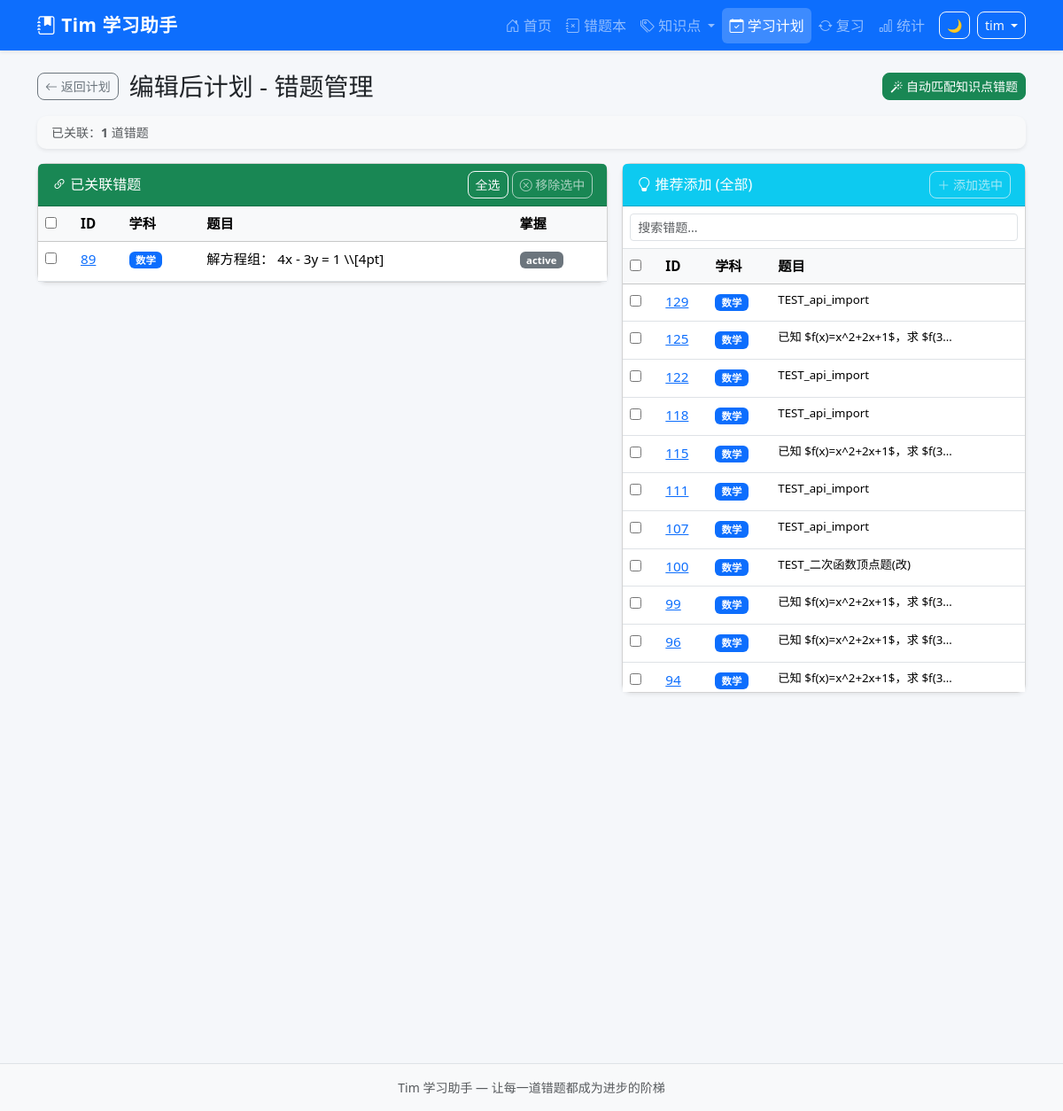
/study-plans/9/mistakes (signed in), run on an earlier commit of the app's database.
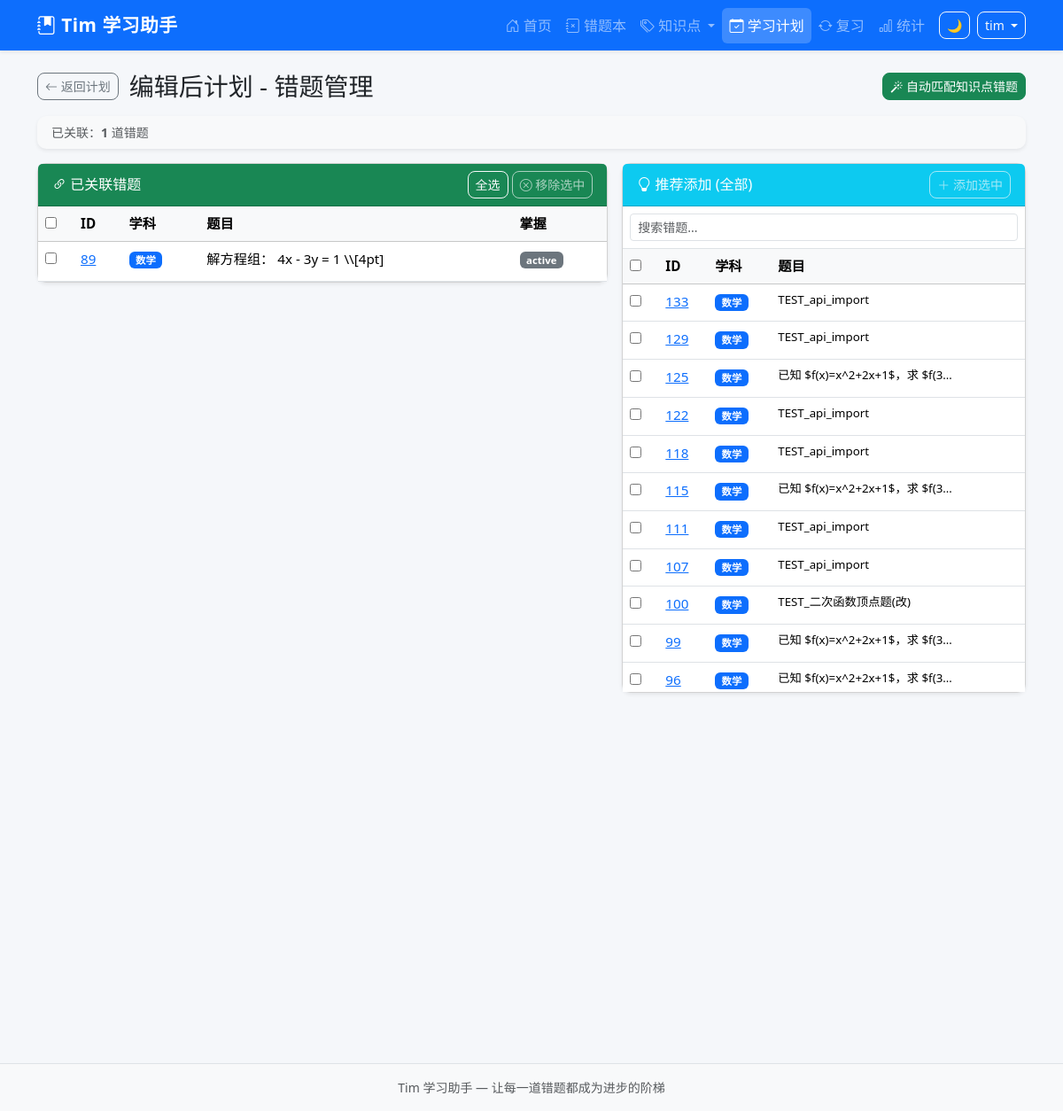
And on a later commit of the database.
### tables this page shows
CREATE TABLE mistake_records (
            id INTEGER PRIMARY KEY AUTOINCREMENT,
            uuid TEXT NOT NULL,
            sys_platform TEXT NOT NULL DEFAULT 'web',
            bstudio_create_time TIMESTAMP DEFAULT CURRENT_TIMESTAMP,
            xueke TEXT NOT NULL,
            timu TEXT NOT NULL,
            xueshengdaan TEXT DEFAULT '',
            zhengquedaan TEXT DEFAULT '',
            cuowufenxi TEXT DEFAULT '',
            zhishidian TEXT DEFAULT '',
            difficulty INTEGER DEFAULT 1,
            review_count INTEGER DEFAULT 0,
            last_review_at TIMESTAMP,
            next_review_at TIMESTAMP,
            review_stage INTEGER DEFAULT 0,
            review_algorithm TEXT DEFAULT 'sm2',
            status TEXT DEFAULT 'active',
            updated_at TIMESTAMP DEFAULT CURRENT_TIMESTAMP
        , voice_data TEXT DEFAULT '');

### app.py (the view, shortened to what this page needs)
@app.route('/study-plans/<int:plan_id>/mistakes')
@login_required
def plan_mistakes(plan_id):
    plan = query_db('SELECT * FROM study_plans WHERE id=?', (plan_id,), one=True)
    if not plan:
        flash('计划不存在', 'danger')
        return redirect(url_for('study_plans'))
    linked = query_db(
        '''SELECT mr.* FROM mistake_records mr
           JOIN plan_mistakes pm ON mr.id = pm.mistake_id
           WHERE pm.plan_id = ? AND 1=1
           ORDER BY mr.bstudio_create_time DESC''',
        (plan_id,)
    )
    linked = rows_to_dicts(linked)
    for q in linked:
        q['timu_plain'] = strip_latex(q['timu'])
    suggested = []
    if plan['zhishidian']:
        suggested = query_db(
            '''SELECT mr.* FROM mistake_records mr
               WHERE mr.zhishidian LIKE ? AND 1=1
               AND mr.id NOT IN (SELECT mistake_id FROM plan_mistakes WHERE plan_id=?)
               ORDER BY mr.bstudio_create_time DESC LIMIT 20''',
            ('%' + plan['zhishidian'] + '%', plan_id)
        )
    else:
        suggested = query_db(
            '''SELECT mr.* FROM mistake_records mr
               WHERE 1=1
               AND mr.id NOT IN (SELECT mistake_id FROM plan_mistakes WHERE plan_id=?)
               ORDER BY mr.bstudio_create_time DESC LIMIT 20''',
            (plan_id,)
        )
    suggested = rows_to_dicts(suggested)
    for q in suggested:
        q['timu_plain'] = strip_latex(q['timu'])
    resp = make_response(render_template('plan_mistakes.html',
        plan=plan, linked=linked, suggested=suggested,
        subjects=Config.get_subjects()))
    return set_uuid_cookie(resp, g.user_uuid)

### app.py (called while the page is built, shortened)
@app.after_request
def add_security_headers(resp):
    resp.headers['X-Frame-Options'] = 'DENY'
    resp.headers['X-Content-Type-Options'] = 'nosniff'
    resp.headers['Referrer-Policy'] = 'strict-origin-when-cross-origin'
    return resp

@app.before_request
def csrf_check():
    if 'csrf_token' not in session:
        session['csrf_token'] = str(uuid_mod.uuid4())
    if request.method in ('GET', 'HEAD', 'OPTIONS'):
        return

def login_required(f):
    @wraps(f)
    def decorated(*a, **kw):
        if 'user_id' not in session:
            return redirect(url_for('login', next=request.path))
        return f(*a, **kw)
    return decorated

@app.before_request
def before_request():
    g.user_uuid = get_or_create_uuid()
    g.username = session.get('username', '')

### config.py (called while the page is built)
    @staticmethod
    def get_subjects():
        try:
            from database import query_db
            rows = query_db("SELECT name FROM base_data WHERE category='subject' ORDER BY sort_order")
            if rows:
                return [r['name'] for r in rows]
        except Exception:
            pass
        return Config.SUBJECTS

### database.py (called while the page is built)
def rows_to_dicts(rows):
    return [dict(r) for r in rows]

### templates/plan_mistakes.html (shortened to what the changed rows need)
{% extends "base.html" %}
{% block content %}
<div class="row g-3">
    <div class="col-lg-7">
        <div class="card shadow-sm">
            <div class="card-body p-0">
                {% if linked %}
                <div class="table-responsive">
                    <table class="table table-hover mb-0">
                        <thead class="table-light">
                            <tr>
                                <th style="width:40px"><input type="checkbox" id="linked-all" onchange="toggleGroup('linked', this)"></th>
                                <th>ID</th>
                                <th>学科</th>
                                <th>题目</th>
                                <th>掌握</th>
                            </tr>
                        </thead>
                        <tbody>
                            {% for q in linked %}
                            <tr class="linked-row">
                                <td><input type="checkbox" class="linked-cb" value="{{ q['id'] }}"></td>
                                <td><a href="{{ url_for('question_detail', question_id=q['id']) }}">{{ q['id'] }}</a></td>
                                <td><span class="badge bg-primary">{{ q['xueke'] }}</span></td>
                                <td>
                                    <span class="text-truncate d-inline-block" style="max-width:280px;">
                                        {{ q.get('timu_plain', q['timu'][:50]) }}
                                    </span>
                                </td>
                                <td>
                                    {% if q['status'] == 'mastered' %}
                                    <span class="badge bg-success">已掌握</span>
                                    {% else %}
                                    <span class="badge bg-secondary">{{ q['status'] }}</span>
                                    {% endif %}
                                </td>
                            </tr>
                            {% endfor %}
                        </tbody>
                    </table>
                </div>
                {% else %}
                <div class="text-center py-4 text-muted">
                    <i class="bi bi-inbox" style="font-size:2rem"></i>
                    <p class="mt-2 mb-0">暂无关联错题，请从右侧推荐列表添加，或点击「自动匹配」</p>
                </div>
                {% endif %}
            </div>
        </div>
    </div>
    <div class="col-lg-5">
        <div class="card shadow-sm">
            <div class="card-body p-0">
                {% if suggested %}
                <div class="table-responsive" style="max-height:500px;overflow-y:auto;">
                    <table class="table table-hover mb-0">
                        <thead class="table-light sticky-top">
                            <tr>
                                <th style="width:40px"><input type="checkbox" id="suggested-all" onchange="toggleGroup('suggested', this)"></th>
                                <th>ID</th>
                                <th>学科</th>
                                <th>题目</th>
                            </tr>
                        </thead>
                        <tbody id="suggested-tbody">
                            {% for q in suggested %}
                            <tr class="suggested-row" data-keywords="{{ q['xueke'] }} {{ q.get('timu_plain', q['timu'][:50]) }} {{ q.get('zhishidian','') }}">
                                <td><input type="checkbox" class="suggested-cb" value="{{ q['id'] }}"></td>
                                <td><a href="{{ url_for('question_detail', question_id=q['id']) }}" target="_blank">{{ q['id'] }}</a></td>
                                <td><span class="badge bg-primary">{{ q['xueke'] }}</span></td>
                                <td>
                                    <span class="small d-inline-block" style="max-width:200px;overflow:hidden;text-overflow:ellipsis;white-space:nowrap;">
                                        {{ q.get('timu_plain', q['timu'][:50]) }}
                                    </span>
                                </td>
                            </tr>
                            {% endfor %}
                        </tbody>
                    </table>
                </div>
                {% endif %}
            </div>
        </div>
    </div>
</div>
{% endblock %}

What changed in the data, as far as the page shows it:
no longer on this page (row unchanged): mistake_records: id "94", xueke "数学", get "已知 $f(x)=x^2+2x+1$，求 $f(3…"
added mistake_records: id "133", xueke "数学", get "TEST_api_import"
